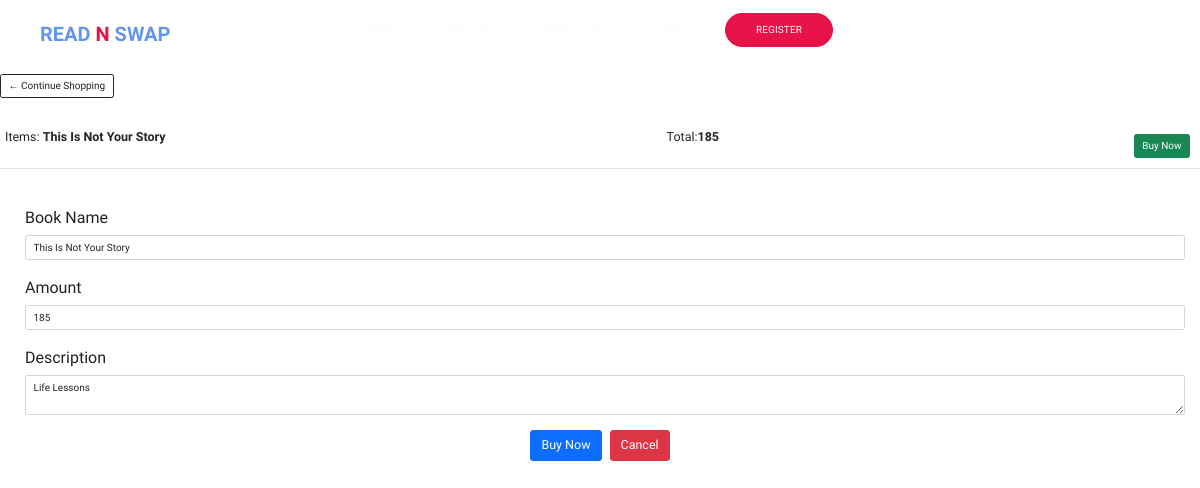
The page /cart/3 on the database its author committed.
### App1/models.py (models this page shows, shortened)
class Front(models.Model):
    bookname=models.TextField()
    book_desc=models.TextField()
    book_price=models.CharField(max_length=10)
    bookimage=models.ImageField(upload_to='images/',default='')

### App1/views.py (the view)
# urls.py: path('cart/<int:id>', views.cart, name="cart"),
def cart(request,id):
    front_obj= Front.objects.get(id = id)
    params={
        "front_obj":front_obj
    }
    return render(request,"cart.html",params)

### templates/cart.html (shortened to what this page needs)
{% extends 'base.html' %}
{% load static %}
{% block body %}
	<div class="row">
		<div class="col-lg-12">
			<div class="box-element">
				<a  class="btn btn-outline-dark" href="{% url 'home' %}">&#x2190; Continue Shopping</a>
				<br>
				<br>
				<table class="table">
                    <tr>
                        <th><h5>Items: <strong>{{front_obj.bookname}}</strong></h5></th>
						<th><h5>Total:<strong>{{front_obj.book_price}}</strong></h5></th>
						<th>
                            <a  style="float:right; margin:5px;" class="btn btn-success" href="{% url 'buy' %}">Buy Now</a>
						</th>
					</tr>
				</table>
			</div>
			<br>
			<form class="mx-1 mx-md-4 " action="{% url 'cart' front_obj.id %}" method="post" >
                {% if front_obj %}
				<div class="d-flex flex-row align-items-center mb-4">
				  <div class="form-outline flex-fill mb-0">
					<label class="form-label" for="bookname">Book Name</label>
					<input type="text" id="bookname" name="bookname" class="form-control" value="{{front_obj.bookname}}" />
				  </div>
				</div>
				<div class="d-flex flex-row align-items-center mb-4">
				  <div class="form-outline flex-fill mb-0">
					<label class="form-label" for="amount">Amount</label>
					<input type="text" id="amount" name="amount" class="form-control" value="{{front_obj.book_price}}" />
				  </div>
				</div>
				<div class="d-flex flex-row align-items-center mb-4">
				  <div class="form-outline flex-fill mb-0">
					<label class="form-label" for="description">Description</label>
					<textarea id="quote" name="description" class="form-control" value="">{{front_obj.book_desc}}</textarea>
				  </div>
				</div>
				<div class="d-flex justify-content-center mx-4 mb-3 mb-lg-4">
				  <a href="{% url 'buy' %}" class="btn btn-primary btn-lg">Buy Now</a> &nbsp;&nbsp;
				  <a href="{% url 'home' %}" class="btn btn-danger btn-lg">Cancel</a>
				</div>
			  </form>
{% endif %}
			</div>
</div>
{% endblock body %}

### static/css/styles.css (style rules this page uses)
:root { --default-color: #e71247; --default-color2: #d64569; --dark-color: #222; --dark-color-alt: #3c4858; --grey-color: #f9fafd; --grey-color-alt: #8492a6; --yellow: #ffcc00; --white: #fff; }
*, *::after, *::before { padding: 0; margin: 0; box-sizing: border-box; }
html { scroll-behavior: smooth; font-size: 62.5%; }
body { position: relative; font-family: "Dosis", sans-serif; font-size: 1.6rem; font-weight: 400; line-height: 1.6; color: var(--dark-color); background-color: var(--white); }
a { text-decoration: none; }

### rows shown on the page
Front: bookname "This Is Not Your Story", book_price "185", amount "185", description "Life Lessons"
